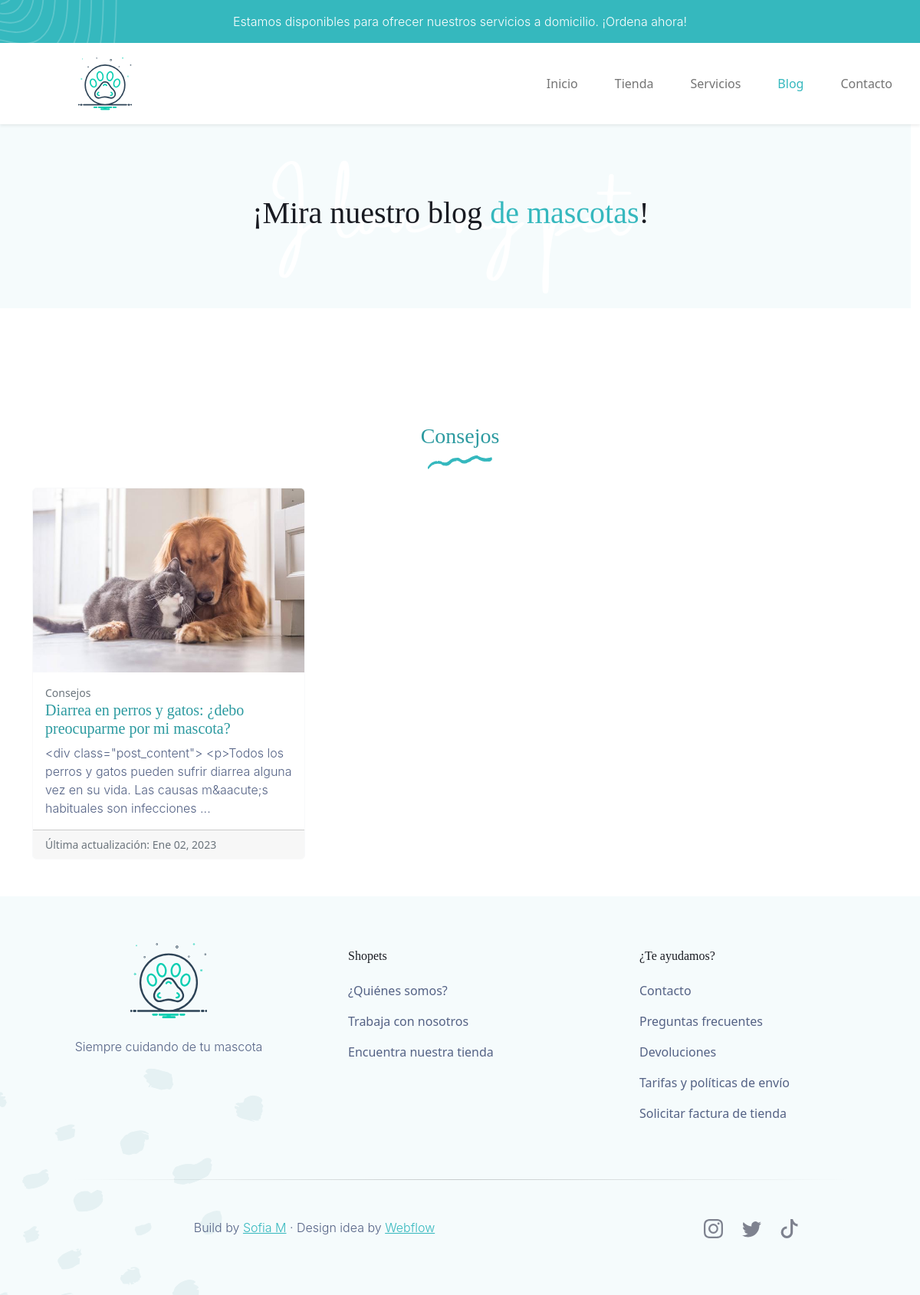
The page /blog/categoria/6/ on the database its author committed.
### blog/models.py (models this page shows, shortened)
class Categoria(models.Model):
    nombre = models.CharField(max_length=150)
    created = models.DateTimeField(auto_now_add=True)
    updated = models.DateTimeField(auto_now_add=True)
    class Meta:
        verbose_name = 'categoria'
        verbose_name_plural = 'categorias'

class Post(models.Model):
    titulo = models.CharField(max_length=80)
    slug = models.SlugField(max_length=200, unique=True)
    contenido = RichTextField()
    mini_descripcion = models.TextField()
    imagen = models.ImageField(upload_to='blog', null=True, blank=True)
    autor = models.ForeignKey(User, on_delete=models.CASCADE)
    categorias = models.ManyToManyField(Categoria)
    created = models.DateTimeField(auto_now_add=True)
    updated = models.DateTimeField(auto_now=True)
    class Meta:
        ordering = ('-updated',)
        verbose_name = 'post'
        verbose_name_plural = 'posts'

### blog/views.py (the view)
# urls.py: path('categoria/<int:categoria_id>/', views.categoria, name="categoria"),
def categoria(request, categoria_id):
    categoria=Categoria.objects.get(id=categoria_id)
    posts=Post.objects.filter(categorias=categoria)
    return render(request, "blog/categorias.html", {'categoria':categoria, "posts":posts})

### blog/templates/blog/categorias.html (shortened to what this page needs)
{% extends "ShopetsApp/base.html" %}
{% load static %}
{% block ccsLinks %}<link rel="stylesheet" href="{% static 'ShopetsApp/css/blog.css' %}">{% endblock %}
{% block content %}
<div class="row align-items-center text-center banner-blog">
    <h1>¡Mira nuestro blog <FONT COLOR="#35b8be">de mascotas</FONT>!</h1>
</div>
<div class="container">
    <div class="d-md-block mx-auto mb-4 text-center">
        <h3 style="color: #2c9aa0; user-select: none;" style="pointer-events: none;">{{categoria.nombre}}</h3>
        <img src="{% static 'ShopetsApp/images/waveSeparator_Servicios.svg' %}" alt="" style="pointer-events: none;">
    </div>
    <div class="row row-cols-1 row-cols-md-3 g-4">
        {% for post in posts %}
        <div class="col">
            <a href="{% url 'post' post.slug  %}" class="linkPost">
            <div class="card border-light h-100 post">
            <img src="{{post.imagen.url}}" class="card-img-top" alt="..." style="height: 30vh;">
            <div class="card-body">
                <small class="text-muted">{% for cat in post.categorias.all %}{{cat.nombre}}{% if not forloop.last %} | {% endif %}{% endfor %}</small>
                <h5 class="card-title" style="color: #2c9aa0;">{{post.titulo}}</h5>
                <p class="card-text">{{post.contenido|slice:":150" }}...</p>
            </div>
            <div class="card-footer">
                <small class="text-muted">Última actualización: {{post.updated|date:"M d, Y"}}</small>
            </div>
            </div>
            </a>
        </div>
        {% endfor %}
    </div>
</div>
{% endblock %}

### ShopetsApp/static/ShopetsApp/css/base.css (style rules this page uses)
p { font-family: 'Inter light'; color: #546285; }
h1, h2, h3, h4, h5, h6 { font-family: 'Manrope ExtraBold'; color: #191b22; }

### ShopetsApp/static/ShopetsApp/css/blog.css (style rules this page uses)
.banner-blog { background-image: url(../images/bg-bannerServicios.png); background-repeat: no-repeat; background-position:center; background-color: #f5fbfc; width: 100vw; height: 30vh; margin-bottom: 150px; }
.linkPost { text-decoration: none; }

### rows shown on the page
Categoria: nombre "Consejos"
Post: imagen (picture), titulo "Diarrea en perros y gatos: ¿debo preocuparme por mi mascota?", contenido "<div class=\"post_content\"> <p>Todos los perros y gatos pueden sufrir diarrea alguna vez en su vida. Las causas m&aacute;s habituales son infecciones", updated "Ene 02, 2023"
